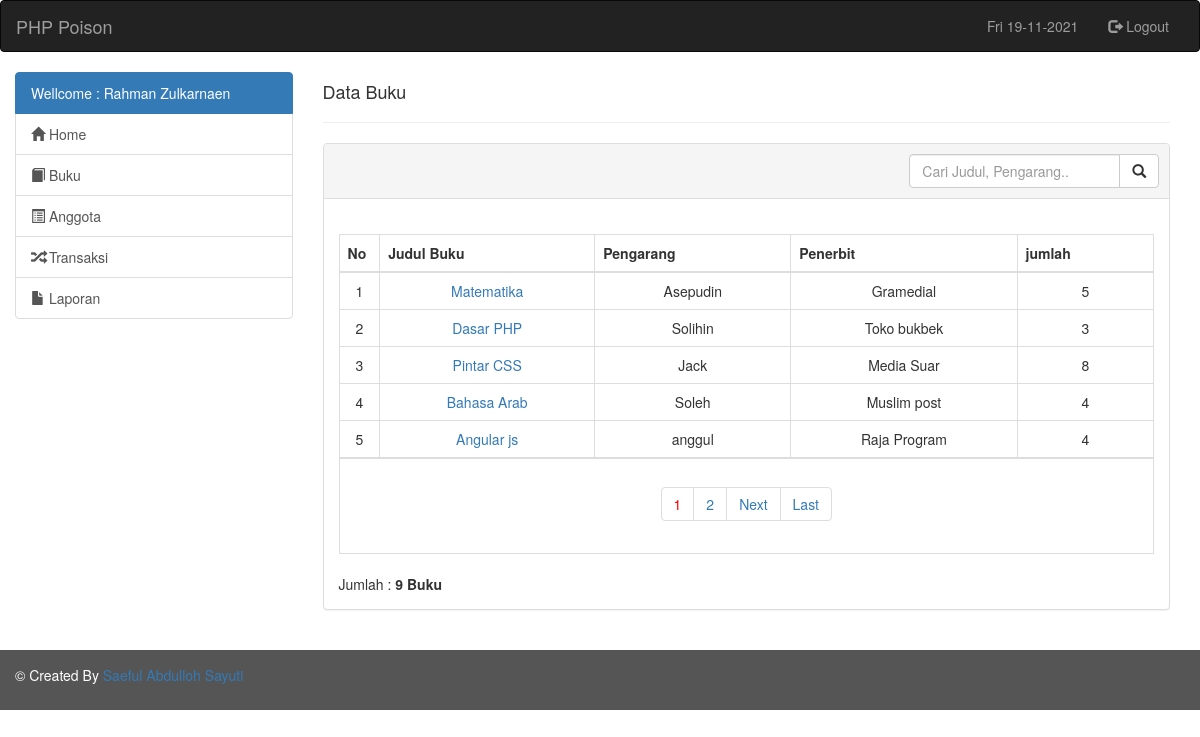
/guest/index.php?page=buku (signed in), run on the app's committed database.
### tables this page shows
CREATE TABLE `tbl_buku` (
  `id` int(5) NOT NULL,
  `judul` varchar(200) NOT NULL,
  `pengarang` varchar(100) NOT NULL,
  `penerbit` varchar(150) NOT NULL,
  `thn_terbit` varchar(4) NOT NULL,
  `isbn` varchar(25) NOT NULL,
  `jumlah_buku` int(3) NOT NULL,
  `lokasi` enum('rak1','rak2','rak3') NOT NULL,
  `tgl_input` datetime NOT NULL
);

### guest/buku_data.php (the view, shortened to what this page needs)
<div class="col-sm-9">
  <h4>Data Buku</h4>
  <hr>
</div>
<div class="col-md-9">
	<div class="panel panel-default">
		<div class="panel-heading">
			<div class="panel-right" style="width: 250px; margin-left: 70%">
				<form action="?page=buku_search" method="post">
	        <div class="input-group">
				  	<input type="text" name="cari" class="form-control" placeholder="Cari Judul, Pengarang..">
				    <span class="input-group-btn">
				    <button type="submit" class="btn btn-default" type="button">
					    	<span class="glyphicon glyphicon-search"></span>
				    </button>
				    </span>
				  </div>
				</form>
	    </div>
		</div>
		<div class="panel-body">
		<br>
			<table class="table table-bordered">
				<thead>
				<tr>
					<th width="5%">No</th>
					<th>Judul Buku</th>
					<th>Pengarang</th>
					<th>Penerbit</th>
					<th>jumlah</th>
				</tr>
				</thead>
				<tbody>
				<?php
				include_once '../inc/class.perpus.php';
				$buku = new buku;
				$records_per_page=5;
				$query = "SELECT * FROM tbl_buku";
				$newquery = $buku->paging($query,$records_per_page);
				if (empty($page)) {
					$posisi = 0;
				}else{
					$posisi = ($page - 1) * $records_per_page;
				}
				$no=1+$posisi;
				foreach ($buku->showData($newquery) as $value) {
					?>
					<tr style="text-align: center;">
					<td><?php echo $no; ?></td>
					<td><a href="?page=detil-buku&id=<?=$value['id']?>"><?=$value['judul']; ?></a></td>
					<td><?=$value['pengarang']; ?></td>
					<td><?=$value['penerbit']?></td>
					<td><?=$value['jumlah_buku']?></td>
					</tr>
					<?php
					$no++;
				}
				?>
				</tbody>
				<tr>
	        <td colspan="7" align="center">
			    <div class="pagination-wrap">
			      <?php $buku->paginglink($query,$records_per_page); ?>
			    </div>
		  	  </td>
		    </tr>
			</table>
			Jumlah : <b><?php $buku->jumlah($query); ?> Buku</b>
		</div>
	</div>
</div>

### data on the page
tbl_buku: judul "Matematika", pengarang "Asepudin", penerbit "Gramedial", jumlah_buku "5"
tbl_buku: judul "Dasar PHP", pengarang "Solihin", penerbit "Toko bukbek", jumlah_buku "3"
tbl_buku: judul "Pintar CSS", pengarang "Jack", penerbit "Media Suar", jumlah_buku "8"
tbl_buku: judul "Bahasa Arab", pengarang "Soleh", penerbit "Muslim post", jumlah_buku "4"
tbl_buku: judul "Angular js", pengarang "anggul", penerbit "Raja Program", jumlah_buku "4"

### other printed values
date('D'.' '.'d-m-Y') "Fri 19-11-2021"
$_SESSION['nama'] "Rahman Zulkarnaen"
$row "9"
